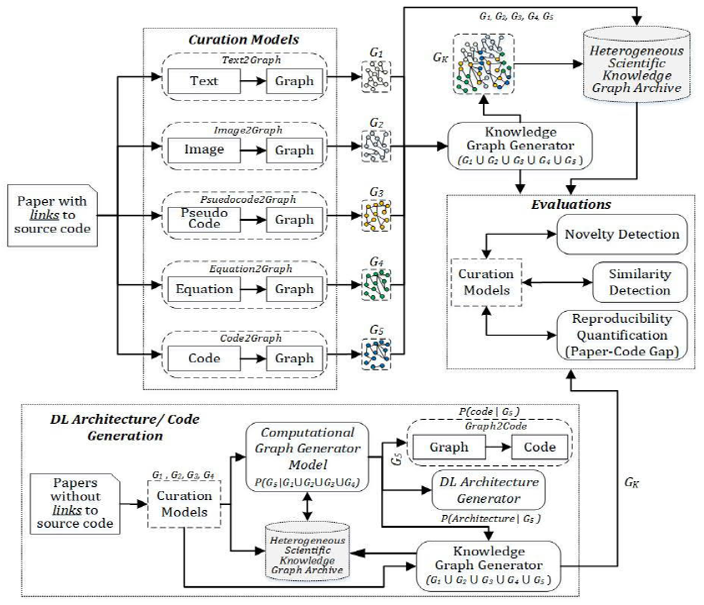
#> input picture Picture1.png, 704 x 605 px
$ python -i TextDetect.py   (imports and definitions only)   (older library calls are emulated)
#> lines starting #> are read from the running program, lines starting #| are printed output that depends on the picture
#> further down, picture is the input picture: shape (605, 704, 3); mean B, G, R 237.5, 237.7, 237.3
# -*- coding: utf-8 -*-
"""
Created on Thu Mar  7 12:53:30 2019

@author: z003yk0t
"""

import cv2
import pytesseract
from PIL import Image, ImageEnhance, ImageFilter
import numpy as np
import re
import os

class TextDetect:

    def __init__(self):
        self.rx = 1.5
        self.ry = 1.5
        self.size_th = 0.01
        self.min_conf_thresh = 10

    def preprocessImage(self, image):

        imgCV = image.copy()

        imgPIL = Image.fromarray(imgCV)
        imgCV = cv2.resize(imgCV, None, fx = self.rx, fy = self.ry, interpolation = cv2.INTER_CUBIC)
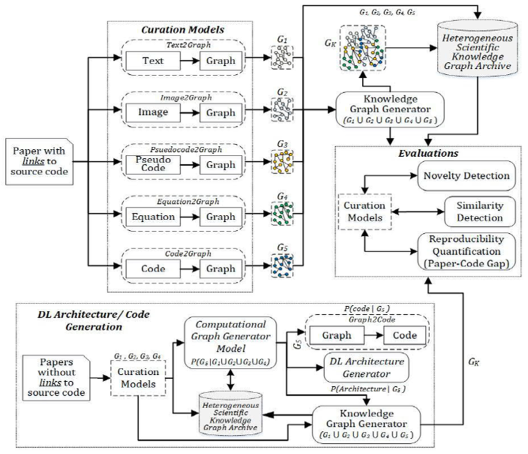
#> imgCV: shape (908, 1056, 3) (shown at 1/2 size); mean B, G, R 237.3, 237.4, 237.1
    #
    #    imgCV = cv2.fastNlMeansDenoisingColored(imgCV,None,3,3,3,15)
    #    grayIm = cv2.cvtColor(imgCV, cv2.COLOR_BGR2GRAY)
    #    #grayIm = cv2.bilateralFilter(grayIm, 5, 20, 20)
    #    ##grayIm = cv2.medianBlur(grayIm, 3)
    #    gaussian_im = cv2.GaussianBlur(grayIm, (3,3), 10.0)
    #    grayIm = cv2.addWeighted(grayIm, 1.5, gaussian_im, -0.5, 0, grayIm)

        width, height = imgPIL.size
#> width = 704; height = 605

        imgPIL = ImageEnhance.Color(imgPIL)
        imgPIL = imgPIL.enhance(0)
        #conver to gray scale
        grayIm = imgPIL.convert('L')
        #resize image
        grayIm = grayIm.resize((int(width*self.rx),int(height*self.ry)), Image.ANTIALIAS)
#> grayIm: PIL image 1056x907 L
        #grayIm.show()
        grayIm = ImageEnhance.Brightness(grayIm).enhance(0.75)
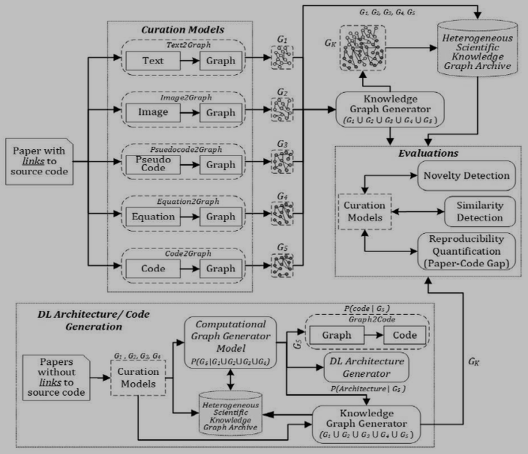
#> grayIm: PIL image 1056x907 L (shown at 1/2 size); min 0, max 191, mean 177.6
        grayIm = ImageEnhance.Contrast(grayIm).enhance(2)
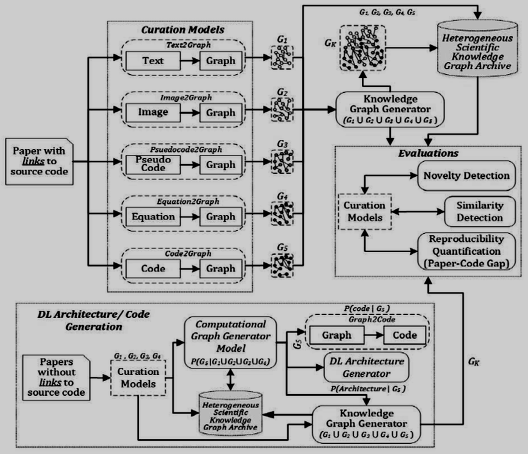
#> grayIm: PIL image 1056x907 L (shown at 1/2 size); min 0, max 204, mean 180.4
        grayIm = ImageEnhance.Sharpness(grayIm).enhance(2)
        #grayIm.show()
        #grayIm = grayIm.filter(ImageFilter.UnsharpMask(radius=2, percent=3, threshold=0))
        grayIm = np.array(grayIm)
        # [8 lines of commented-out code are left out]
        return imgCV, grayIm


    # [62 lines left out: functions read_text, getText, not called in this run]
#        op_file_name = os.path.join(outdir_path, "op" + os.path.basename(filename))
#        print(op_file_name)
#        cv2.imwrite(op_file_name, imgCV)

>>> import cv2
>>> picture = cv2.imread('../../../../Picture1.png')
>>> result = TextDetect().preprocessImage(picture)
